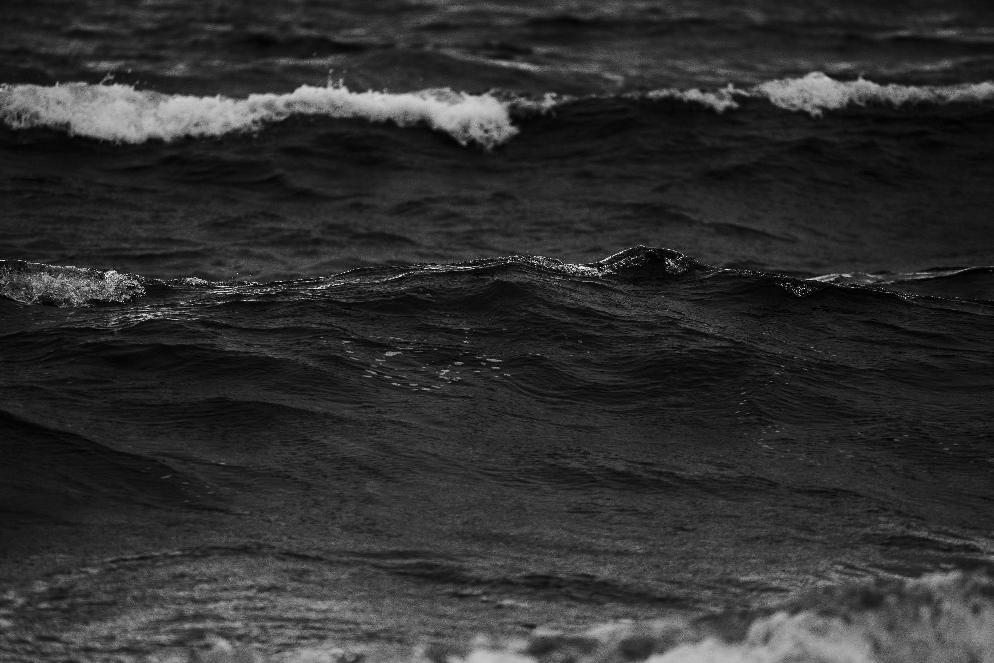
#> input picture sea.jpg, 994 x 663 px
$ python item7.py
#> lines starting #> are read from the running program, lines starting #| are printed output that depends on the picture
from sources import *
# Item 7
img2 = Image.open('sea.jpg')
#> img2 is the input picture: PIL image 994x663 L; min 0, max 255, mean 47.6
print("colorizando...")
colored = ImageOps.colorize(img2,
                            black='blue',
                            white='white')
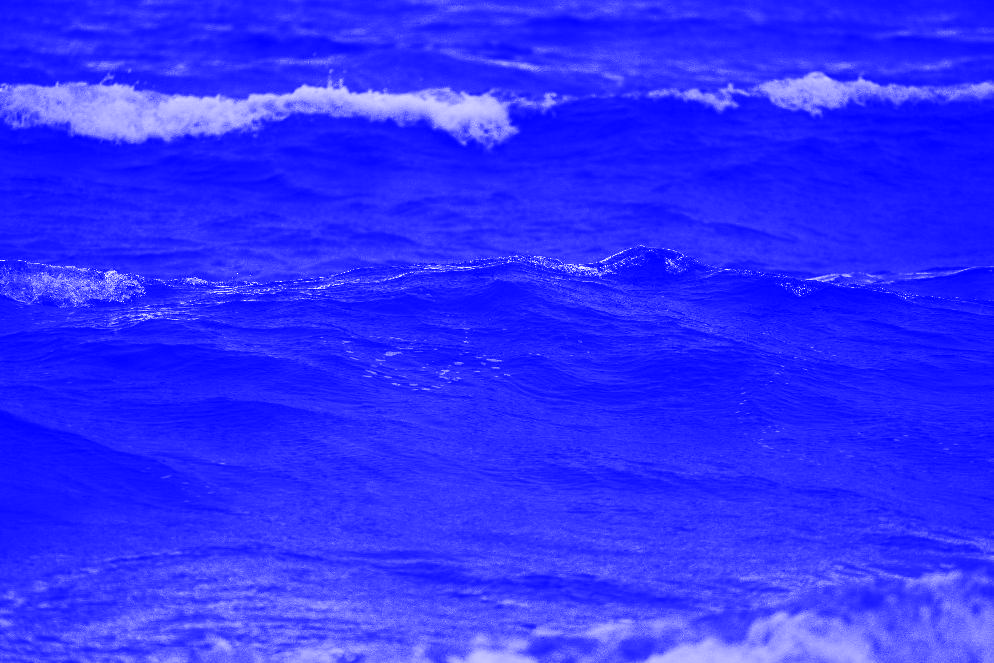
#> colored: PIL image 994x663 RGB; mean R, G, B 47.6, 47.6, 255
print("colorizado con exito!")
colored.show()
